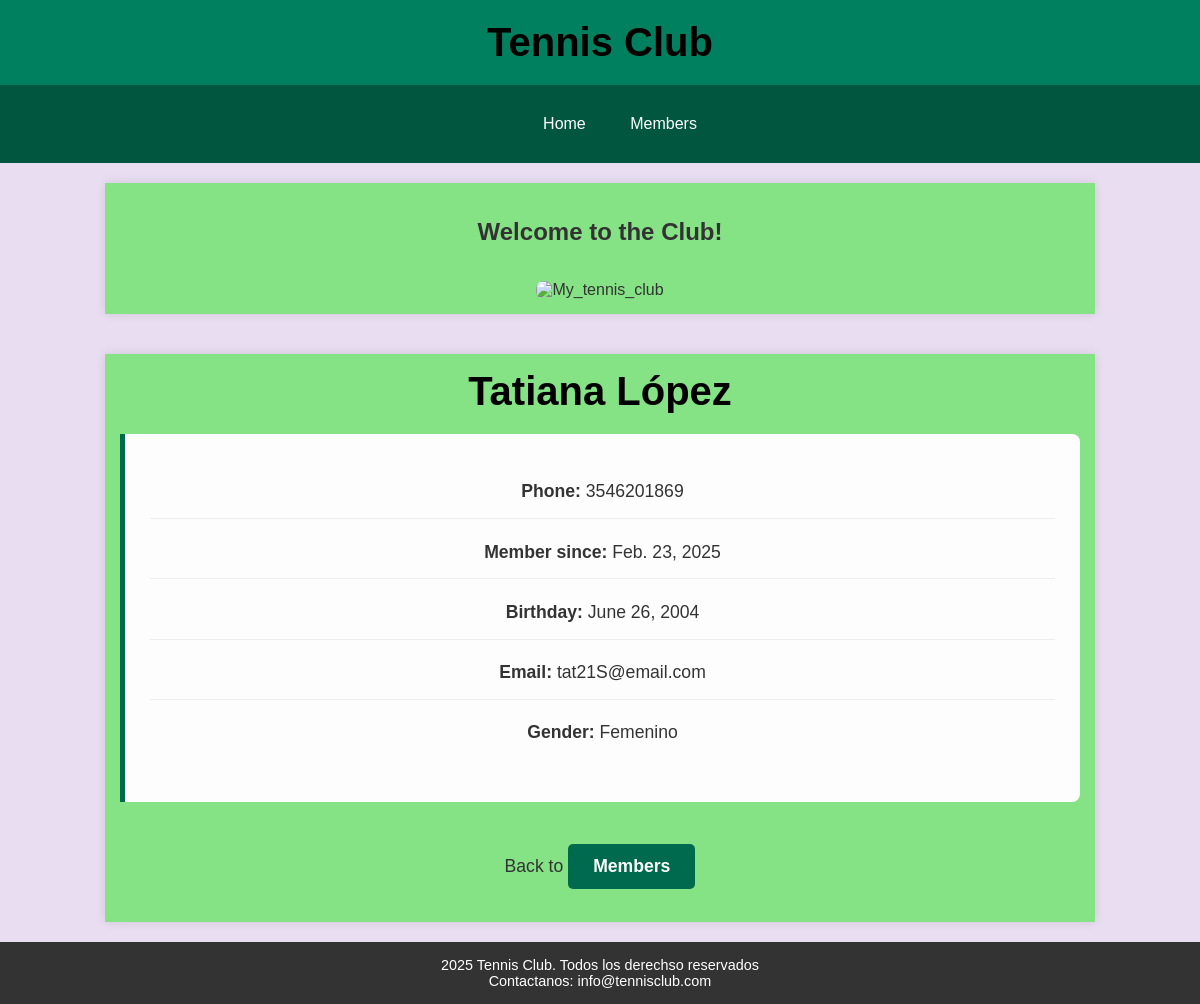
The app's page /members/details/2 with its own data.
### members/models.py (models this page shows, shortened)
class Member(models.Model):
    firstname = models.CharField(max_length=255)
    lastname = models.CharField(max_length=255)
    phone = models.IntegerField(null=True)
    joined_date = models.DateField(null=True)
    gender = models.CharField(max_length=10, null=True)
    birthday = models.DateField(null=True)
    email = models.EmailField(null=True)

### members/views.py (the view)
# urls.py: path('members/details/<int:id>', views.details, name='details'),
def details(request, id):
    mymember = Member.objects.get(id=id)
    template = loader.get_template('details.html')
    context = {
        'mymember': mymember,
    }
    return HttpResponse(template.render(context,request))

### members/templates/details.html (shortened to what this page needs)
{% extends "master.html" %}
{% block content %}
<div class="container">
        <h1>{{ mymember.firstname }} {{ mymember.lastname}}</h1>
        <div class="member-details">
        <p><strong>Phone:</strong> {{ mymember.phone}}</p>
        <p><strong>Member since: </strong> {{ mymember.joined_date }}</p>
        <p><strong>Birthday: </strong> {{mymember.birthday}}</p>
        <p><strong>Email: </strong> {{mymember.email}}</p>
        <p><strong>Gender: </strong> {{mymember.gender}}</p>
        </div>
        <p>Back to <a href="/members" class="btn">Members</a></p>
    </div>
{% endblock %}

### members/templates/master.html (style rules this page uses)
body { font-family: Arial, sans serif; background-color: #e8ddf1ff; color: #333; margin: 0; padding: 0; display: flex; flex-direction: column; min-height: 100vh; }
h1 { margin: 0; font-size: 2.5em; color: #000000ff; text-align:center; }
.member-details { background-color: #fdfdfd; border-left: 5px solid #006A4E; padding: 25px; margin-top: 20px; border-radius: 0 8px 8px 0; }
.member-details p { font-size: 1.1em; line-height: 1.8; border-bottom: 1px solid #eee; padding-bottom: 10px; }
.member-details p:last-child { border-bottom: none; }
.btn { display: inline-block; margin-top: 25px; padding: 12px 25px; background-color: #006A4E; color: white !important; text-decoration: none; border-radius: 5px; font-weight: bold; transition: background-color 0.3s; }
.container { flex: 1; width: 80%; margin: 20px auto; padding: 15px; background-color: #85e285ff; box-shadow: 0 0 10px rgba(0, 0, 0, 0.1); text-align: center; }
p { font-size: 1.1em; line height: 1.6; }

### records on screen
Member: firstname "Tatiana", lastname "López", phone "3546201869", joined_date "Feb. 23, 2025", birthday "June 26, 2004", email "tat21S@email.com", gender "Femenino"
